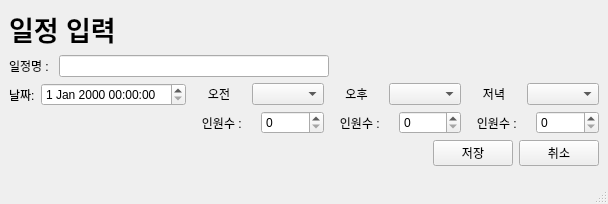
<?xml version="1.0" encoding="UTF-8"?>
<ui version="4.0">
 <class>DateInput</class>
 <widget class="QMainWindow" name="DateInput">
  <property name="geometry">
   <rect>
    <x>0</x>
    <y>0</y>
    <width>608</width>
    <height>204</height>
   </rect>
  </property>
  <property name="windowTitle">
   <string>MainWindow</string>
  </property>
  <widget class="QWidget" name="centralwidget">
   <layout class="QVBoxLayout" name="verticalLayout">
    <item>
     <widget class="QLabel" name="label_2">
      <property name="font">
       <font>
        <pointsize>20</pointsize>
        <bold>true</bold>
       </font>
      </property>
      <property name="text">
       <string>일정 입력</string>
      </property>
     </widget>
    </item>
    <item>
     <layout class="QHBoxLayout" name="horizontalLayout_7">
      <item>
       <widget class="QLabel" name="label_9">
        <property name="text">
         <string>일정명 : </string>
        </property>
       </widget>
      </item>
      <item>
       <widget class="QLineEdit" name="lineEdit"/>
      </item>
      <item>
       <spacer name="horizontalSpacer_2">
        <property name="orientation">
         <enum>Qt::Horizontal</enum>
        </property>
        <property name="sizeHint" stdset="0">
         <size>
          <width>40</width>
          <height>20</height>
         </size>
        </property>
       </spacer>
      </item>
     </layout>
    </item>
    <item>
     <layout class="QHBoxLayout" name="horizontalLayout_3">
      <item>
       <layout class="QVBoxLayout" name="verticalLayout_2">
        <item>
         <layout class="QHBoxLayout" name="horizontalLayout">
          <item>
           <widget class="QLabel" name="label">
            <property name="text">
             <string>날짜:</string>
            </property>
           </widget>
          </item>
          <item>
           <widget class="QDateTimeEdit" name="dateTimeEdit"/>
          </item>
         </layout>
        </item>
        <item>
         <spacer name="verticalSpacer">
          <property name="orientation">
           <enum>Qt::Vertical</enum>
          </property>
          <property name="sizeHint" stdset="0">
           <size>
            <width>20</width>
            <height>40</height>
           </size>
          </property>
         </spacer>
        </item>
       </layout>
      </item>
      <item>
       <layout class="QVBoxLayout" name="verticalLayout_3">
        <item>
         <layout class="QHBoxLayout" name="horizontalLayout_2">
          <item>
           <widget class="QLabel" name="label_3">
            <property name="text">
             <string>오전</string>
            </property>
            <property name="alignment">
             <set>Qt::AlignCenter</set>
            </property>
           </widget>
          </item>
          <item>
           <widget class="QComboBox" name="comboBox"/>
          </item>
         </layout>
        </item>
        <item>
         <layout class="QHBoxLayout" name="horizontalLayout_9">
          <item>
           <widget class="QLabel" name="label_5">
            <property name="text">
             <string>인원수 : </string>
            </property>
            <property name="alignment">
             <set>Qt::AlignCenter</set>
            </property>
           </widget>
          </item>
          <item>
           <widget class="QSpinBox" name="spinBox"/>
          </item>
         </layout>
        </item>
       </layout>
      </item>
      <item>
       <layout class="QVBoxLayout" name="verticalLayout_4">
        <item>
         <layout class="QHBoxLayout" name="horizontalLayout_6">
          <item>
           <widget class="QLabel" name="label_6">
            <property name="text">
             <string>오후</string>
            </property>
            <property name="alignment">
             <set>Qt::AlignCenter</set>
            </property>
           </widget>
          </item>
          <item>
           <widget class="QComboBox" name="comboBox_4"/>
          </item>
         </layout>
        </item>
        <item>
         <layout class="QHBoxLayout" name="horizontalLayout_10">
          <item>
           <widget class="QLabel" name="label_7">
            <property name="text">
             <string>인원수 : </string>
            </property>
            <property name="alignment">
             <set>Qt::AlignCenter</set>
            </property>
           </widget>
          </item>
          <item>
           <widget class="QSpinBox" name="spinBox_2"/>
          </item>
         </layout>
        </item>
       </layout>
      </item>
      <item>
       <layout class="QVBoxLayout" name="verticalLayout_5">
        <item>
         <layout class="QHBoxLayout" name="horizontalLayout_4">
          <item>
           <widget class="QLabel" name="label_4">
            <property name="text">
             <string>저녁</string>
            </property>
            <property name="alignment">
             <set>Qt::AlignCenter</set>
            </property>
           </widget>
          </item>
          <item>
           <widget class="QComboBox" name="comboBox_2"/>
          </item>
         </layout>
        </item>
        <item>
         <layout class="QHBoxLayout" name="horizontalLayout_11">
          <item>
           <widget class="QLabel" name="label_8">
            <property name="text">
             <string>인원수 : </string>
            </property>
            <property name="alignment">
             <set>Qt::AlignCenter</set>
            </property>
           </widget>
          </item>
          <item>
           <widget class="QSpinBox" name="spinBox_3"/>
          </item>
         </layout>
        </item>
       </layout>
      </item>
     </layout>
    </item>
    <item>
     <layout class="QHBoxLayout" name="horizontalLayout_5">
      <item>
       <spacer name="horizontalSpacer">
        <property name="orientation">
         <enum>Qt::Horizontal</enum>
        </property>
        <property name="sizeHint" stdset="0">
         <size>
          <width>40</width>
          <height>20</height>
         </size>
        </property>
       </spacer>
      </item>
      <item>
       <widget class="QPushButton" name="pushButton_2">
        <property name="text">
         <string>저장</string>
        </property>
       </widget>
      </item>
      <item>
       <widget class="QPushButton" name="pushButton">
        <property name="text">
         <string>취소</string>
        </property>
       </widget>
      </item>
     </layout>
    </item>
    <item>
     <spacer name="verticalSpacer_2">
      <property name="orientation">
       <enum>Qt::Vertical</enum>
      </property>
      <property name="sizeHint" stdset="0">
       <size>
        <width>20</width>
        <height>40</height>
       </size>
      </property>
     </spacer>
    </item>
   </layout>
  </widget>
  <widget class="QStatusBar" name="statusbar"/>
 </widget>
 <resources/>
 <connections/>
</ui>
